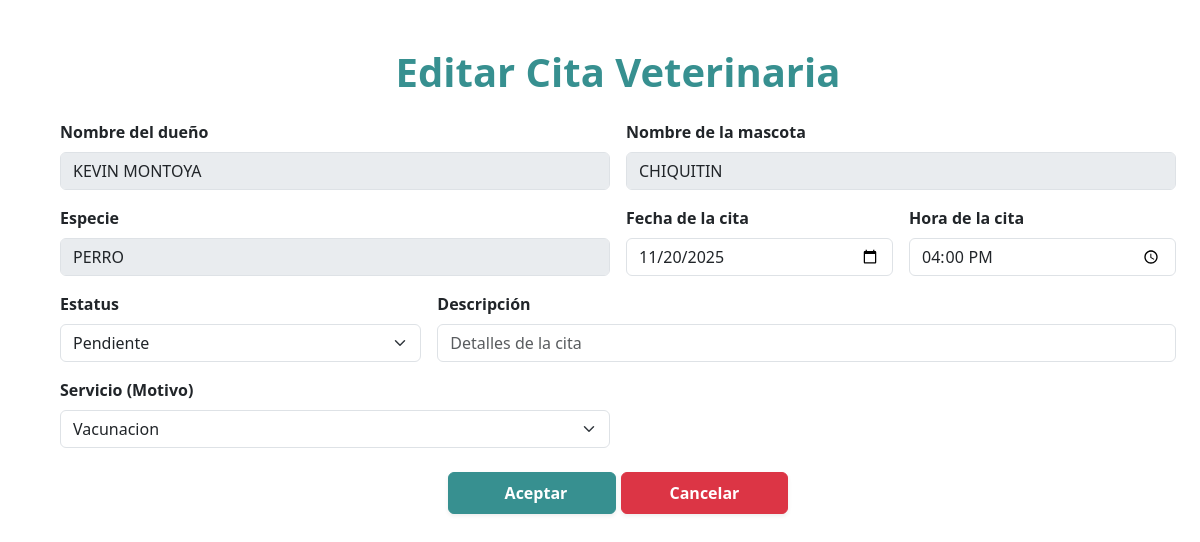
Page /editar/6/ (signed in) on the committed database.
### app/models.py (models this page shows, shortened)
class Cita_Veterinaria(models.Model):
    nombre_dueño = models.CharField(max_length=100)
    nombre_mascota = models.CharField(max_length=100)
    especie = models.CharField(max_length=100)
    fecha_cita = models.DateField()
    hora_cita = models.TimeField()
    estatus_cita = models.CharField(max_length=100)
    descripcion = models.TextField(blank=True, null=True)
    servicio = models.ForeignKey(Servicio, on_delete=models.PROTECT, null=True)
    class Meta:
        permissions = [
            ("consulta_full_edit", "Puede cambiar todos los elementos de una cita."),
        ]

class Servicio(models.Model):
    nombre = models.CharField(max_length=100)
    descripcion = models.TextField(blank=True, null=True)
    precio = models.DecimalField(max_digits=10, decimal_places=2)

### app/views.py (the view, shortened to what this page needs)
# urls.py: path('editar/<int:id>/', views.editar_Cita_Veterinaria, name='editar'),
@login_required
def editar_Cita_Veterinaria(request, id):
    cita_veterinaria = get_object_or_404(Cita_Veterinaria, id=id)
    listar_servicio = Servicio.objects.all()
    consulta_full_edit = request.user.has_perm('app.consulta_full_edit')
    return render(request, 'editar.html', {
        'cita_veterinaria': cita_veterinaria,
        'servicio': listar_servicio,
        'consulta_full_edit': consulta_full_edit
    })

### app/templates/editar.html (shortened to what this page needs)
{% load static %}
<!DOCTYPE html>
<html lang="en">
<head>
    <link rel="stylesheet" href="{% static 'css/editar.css' %}">
    <link href="https://cdn.jsdelivr.net/npm/bootstrap@5.3.8/dist/css/bootstrap.min.css" rel="stylesheet">
</head>
<body>
    <main class="container m-5">
    <h1 class="text-center mb-4 fw-bold color">Editar Cita Veterinaria</h1>
    <form method="POST">
        {% if consulta_full_edit %}
        <div class="row g-3">
            <div class="col-md-6">
                <label for="nombre_dueño" class="form-label fw-semibold">Nombre del dueño</label>
                <input  readonly type="text" name="nombre_dueño" id="nombre_dueño" class="form-control" value="{{ cita_veterinaria.nombre_dueño }}" pattern="[A-Za-z\s]+" placeholder="Ej. Edgar" required>
            </div>
            <div class="col-md-6">
                <label for="nombre_mascota" class="form-label fw-semibold">Nombre de la mascota</label>
                <input readonly type="text" name="nombre_mascota" id="nombre_mascota" class="form-control" value="{{ cita_veterinaria.nombre_mascota }}" pattern="[A-Za-z\s]+" placeholder="Ej. Rocky" required>
            </div>
            <div class="col-md-6">
                <label for="especie" class="form-label fw-semibold">Especie</label>
                <input readonly type="text" name="especie" id="especie" class="form-control" value="{{ cita_veterinaria.especie }}" pattern="[A-Za-z\s]+" placeholder="Ej. Perro, Gato" required>
            </div>
            <div class="col-md-3">
                <label for="fecha_cita" class="form-label fw-semibold">Fecha de la cita</label>
                <input type="date" name="fecha_cita" id="fecha_cita" class="form-control" value="{{ cita_veterinaria.fecha_cita|date:'Y-m-d' }}" required>
            </div>
            <div class="col-md-3">
                <label for="hora_cita" class="form-label fw-semibold">Hora de la cita</label>
                <input type="time" name="hora_cita" id="hora_cita" class="form-control" value="{{ cita_veterinaria.hora_cita|time:'H:i' }}" required>
            </div>
            <div class="col-md-4">
                <label for="estatus_cita" class="form-label fw-semibold" >Estatus</label>
                <select name="estatus_cita" id="estatus_cita" class="form-select" >
                    <option value="Pendiente" {% if cita_veterinaria.estatus_cita == 'Pendiente' %}selected{% endif %}>Pendiente</option>
                </select>
            </div>
            <div class="col-md-8">
                <label for="descripcion" class="form-label fw-semibold">Descripción</label>
                <input type="text" name="descripcion" id="descripcion" class="form-control"  value="{{ cita_veterinaria.descripcion }}" placeholder="Detalles de la cita">
            </div>
            <div class="col-md-6">
                <label for="servicio" class="form-label fw-semibold">Servicio (Motivo)</label>
                <select name="servicio" id="servicio" class="form-select">
                {% for servicios in servicio %}
                    <option value="{{ servicios.id }}" {% if servicios.id == cita_veterinaria.servicio.id %}selected{% endif %}>{{ servicios.nombre }}</option>
                {% endfor %}
                </select>
            </div>
        {% endif %}
        <div class="col-12 text-center mt-4">
            <button type="submit" class="btn btn-success px-5 py-2 fw-semibold shadow-sm">
             Aceptar
            </button>
            <a href="{% url 'listar' %}" class="btn btn-danger px-5 py-2 fw-semibold shadow-sm">Cancelar</a>
        </div>
        </div>
    </form>
    </main>
</body>
</html>

### app/static/css/editar.css (style rules this page uses)
.btn.btn-success { background-color: rgb(55, 144, 144) !important; border-color: rgb(55, 144, 144) !important; }
.color { color:rgb(55, 144, 144); }
input[readonly] { background-color: #e9ecef; cursor: not-allowed; }

### rows in the picture
Cita_Veterinaria: nombre_dueño "KEVIN MONTOYA", nombre_mascota "CHIQUITIN", especie "PERRO", fecha_cita "11/20/2025", hora_cita "16:00", servicio "Vacunacion"
